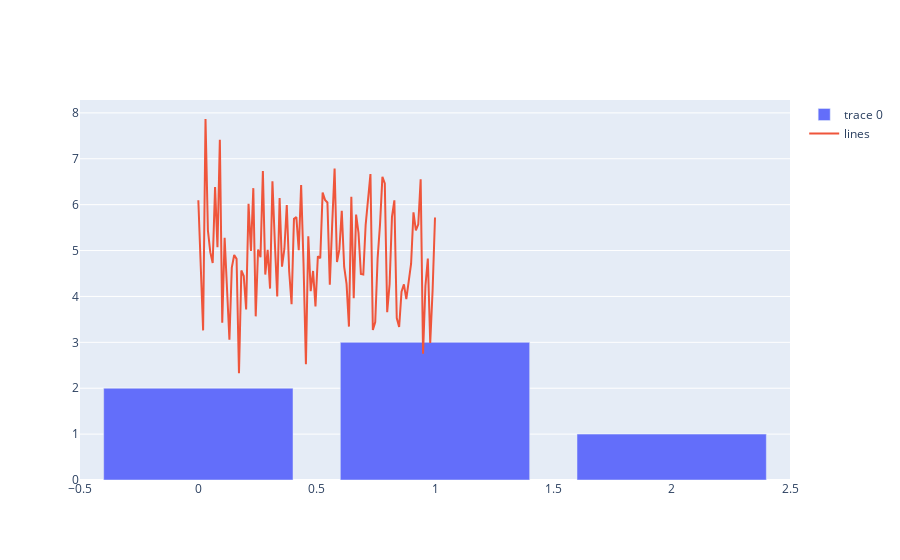

Notebook code for this chart:
### Code cell
import plotly.graph_objects as go
fig = go.Figure(data=go.Bar(y=[2, 3, 1]))
N = 100
random_x = np.linspace(0, 1, N)
random_y0 = np.random.randn(N) + 5
fig.add_trace(go.Scatter(x=random_x, y=random_y0,
                    mode='lines',
                    name='lines'))
fig.show()
